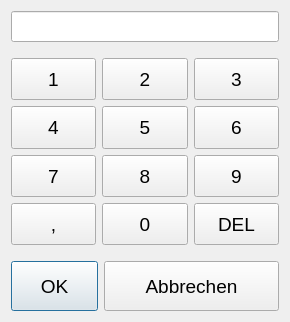
<?xml version="1.0" encoding="UTF-8"?>
<ui version="4.0">
 <class>numPad</class>
 <widget class="QDialog" name="numPad">
  <property name="geometry">
   <rect>
    <x>0</x>
    <y>0</y>
    <width>290</width>
    <height>322</height>
   </rect>
  </property>
  <property name="windowTitle">
   <string/>
  </property>
  <layout class="QGridLayout" name="gridLayout_2">
   <item row="2" column="0">
    <widget class="QPushButton" name="buttonOK">
     <property name="sizePolicy">
      <sizepolicy hsizetype="Minimum" vsizetype="Fixed">
       <horstretch>1</horstretch>
       <verstretch>0</verstretch>
      </sizepolicy>
     </property>
     <property name="minimumSize">
      <size>
       <width>0</width>
       <height>50</height>
      </size>
     </property>
     <property name="font">
      <font>
       <pointsize>14</pointsize>
      </font>
     </property>
     <property name="text">
      <string>OK</string>
     </property>
     <property name="default">
      <bool>true</bool>
     </property>
    </widget>
   </item>
   <item row="2" column="1">
    <widget class="QPushButton" name="buttonCancel">
     <property name="sizePolicy">
      <sizepolicy hsizetype="Minimum" vsizetype="Fixed">
       <horstretch>2</horstretch>
       <verstretch>0</verstretch>
      </sizepolicy>
     </property>
     <property name="minimumSize">
      <size>
       <width>0</width>
       <height>50</height>
      </size>
     </property>
     <property name="font">
      <font>
       <pointsize>14</pointsize>
      </font>
     </property>
     <property name="text">
      <string>Abbrechen</string>
     </property>
    </widget>
   </item>
   <item row="0" column="0" colspan="2">
    <layout class="QGridLayout" name="gridLayout">
     <item row="2" column="0">
      <widget class="QPushButton" name="button1">
       <property name="sizePolicy">
        <sizepolicy hsizetype="Expanding" vsizetype="Expanding">
         <horstretch>0</horstretch>
         <verstretch>0</verstretch>
        </sizepolicy>
       </property>
       <property name="minimumSize">
        <size>
         <width>0</width>
         <height>0</height>
        </size>
       </property>
       <property name="maximumSize">
        <size>
         <width>10000</width>
         <height>10000</height>
        </size>
       </property>
       <property name="font">
        <font>
         <pointsize>14</pointsize>
        </font>
       </property>
       <property name="text">
        <string>1</string>
       </property>
      </widget>
     </item>
     <item row="3" column="1">
      <widget class="QPushButton" name="button5">
       <property name="sizePolicy">
        <sizepolicy hsizetype="Expanding" vsizetype="Expanding">
         <horstretch>0</horstretch>
         <verstretch>0</verstretch>
        </sizepolicy>
       </property>
       <property name="minimumSize">
        <size>
         <width>0</width>
         <height>0</height>
        </size>
       </property>
       <property name="maximumSize">
        <size>
         <width>10000</width>
         <height>10000</height>
        </size>
       </property>
       <property name="font">
        <font>
         <pointsize>14</pointsize>
        </font>
       </property>
       <property name="text">
        <string>5</string>
       </property>
      </widget>
     </item>
     <item row="3" column="2">
      <widget class="QPushButton" name="button6">
       <property name="sizePolicy">
        <sizepolicy hsizetype="Expanding" vsizetype="Expanding">
         <horstretch>0</horstretch>
         <verstretch>0</verstretch>
        </sizepolicy>
       </property>
       <property name="minimumSize">
        <size>
         <width>0</width>
         <height>0</height>
        </size>
       </property>
       <property name="maximumSize">
        <size>
         <width>10000</width>
         <height>10000</height>
        </size>
       </property>
       <property name="font">
        <font>
         <pointsize>14</pointsize>
        </font>
       </property>
       <property name="text">
        <string>6</string>
       </property>
      </widget>
     </item>
     <item row="4" column="2">
      <widget class="QPushButton" name="button9">
       <property name="sizePolicy">
        <sizepolicy hsizetype="Expanding" vsizetype="Expanding">
         <horstretch>0</horstretch>
         <verstretch>0</verstretch>
        </sizepolicy>
       </property>
       <property name="minimumSize">
        <size>
         <width>0</width>
         <height>0</height>
        </size>
       </property>
       <property name="maximumSize">
        <size>
         <width>10000</width>
         <height>10000</height>
        </size>
       </property>
       <property name="font">
        <font>
         <pointsize>14</pointsize>
        </font>
       </property>
       <property name="text">
        <string>9</string>
       </property>
      </widget>
     </item>
     <item row="3" column="0">
      <widget class="QPushButton" name="button4">
       <property name="sizePolicy">
        <sizepolicy hsizetype="Expanding" vsizetype="Expanding">
         <horstretch>0</horstretch>
         <verstretch>0</verstretch>
        </sizepolicy>
       </property>
       <property name="minimumSize">
        <size>
         <width>0</width>
         <height>0</height>
        </size>
       </property>
       <property name="maximumSize">
        <size>
         <width>10000</width>
         <height>10000</height>
        </size>
       </property>
       <property name="font">
        <font>
         <pointsize>14</pointsize>
        </font>
       </property>
       <property name="text">
        <string>4</string>
       </property>
      </widget>
     </item>
     <item row="2" column="1">
      <widget class="QPushButton" name="button2">
       <property name="sizePolicy">
        <sizepolicy hsizetype="Expanding" vsizetype="Expanding">
         <horstretch>0</horstretch>
         <verstretch>0</verstretch>
        </sizepolicy>
       </property>
       <property name="minimumSize">
        <size>
         <width>0</width>
         <height>0</height>
        </size>
       </property>
       <property name="maximumSize">
        <size>
         <width>10000</width>
         <height>10000</height>
        </size>
       </property>
       <property name="font">
        <font>
         <pointsize>14</pointsize>
        </font>
       </property>
       <property name="text">
        <string>2</string>
       </property>
      </widget>
     </item>
     <item row="4" column="0">
      <widget class="QPushButton" name="button7">
       <property name="sizePolicy">
        <sizepolicy hsizetype="Expanding" vsizetype="Expanding">
         <horstretch>0</horstretch>
         <verstretch>0</verstretch>
        </sizepolicy>
       </property>
       <property name="minimumSize">
        <size>
         <width>0</width>
         <height>0</height>
        </size>
       </property>
       <property name="maximumSize">
        <size>
         <width>10000</width>
         <height>10000</height>
        </size>
       </property>
       <property name="font">
        <font>
         <pointsize>14</pointsize>
        </font>
       </property>
       <property name="text">
        <string>7</string>
       </property>
      </widget>
     </item>
     <item row="0" column="0" colspan="3">
      <widget class="QLineEdit" name="outputLineEdit">
       <property name="sizePolicy">
        <sizepolicy hsizetype="Expanding" vsizetype="Fixed">
         <horstretch>0</horstretch>
         <verstretch>0</verstretch>
        </sizepolicy>
       </property>
       <property name="minimumSize">
        <size>
         <width>0</width>
         <height>30</height>
        </size>
       </property>
       <property name="font">
        <font>
         <pointsize>14</pointsize>
         <weight>50</weight>
         <bold>false</bold>
        </font>
       </property>
       <property name="alignment">
        <set>Qt::AlignRight|Qt::AlignTrailing|Qt::AlignVCenter</set>
       </property>
      </widget>
     </item>
     <item row="5" column="0">
      <widget class="QPushButton" name="buttonDecimal">
       <property name="sizePolicy">
        <sizepolicy hsizetype="Expanding" vsizetype="Expanding">
         <horstretch>0</horstretch>
         <verstretch>0</verstretch>
        </sizepolicy>
       </property>
       <property name="minimumSize">
        <size>
         <width>0</width>
         <height>0</height>
        </size>
       </property>
       <property name="maximumSize">
        <size>
         <width>10000</width>
         <height>10000</height>
        </size>
       </property>
       <property name="font">
        <font>
         <pointsize>14</pointsize>
        </font>
       </property>
       <property name="text">
        <string>,</string>
       </property>
      </widget>
     </item>
     <item row="5" column="2">
      <widget class="QPushButton" name="buttonDel">
       <property name="sizePolicy">
        <sizepolicy hsizetype="Expanding" vsizetype="Expanding">
         <horstretch>0</horstretch>
         <verstretch>0</verstretch>
        </sizepolicy>
       </property>
       <property name="minimumSize">
        <size>
         <width>0</width>
         <height>0</height>
        </size>
       </property>
       <property name="maximumSize">
        <size>
         <width>10000</width>
         <height>10000</height>
        </size>
       </property>
       <property name="font">
        <font>
         <pointsize>14</pointsize>
        </font>
       </property>
       <property name="text">
        <string>DEL</string>
       </property>
      </widget>
     </item>
     <item row="5" column="1">
      <widget class="QPushButton" name="button0">
       <property name="sizePolicy">
        <sizepolicy hsizetype="Expanding" vsizetype="Expanding">
         <horstretch>0</horstretch>
         <verstretch>0</verstretch>
        </sizepolicy>
       </property>
       <property name="minimumSize">
        <size>
         <width>0</width>
         <height>0</height>
        </size>
       </property>
       <property name="maximumSize">
        <size>
         <width>10000</width>
         <height>10000</height>
        </size>
       </property>
       <property name="font">
        <font>
         <pointsize>14</pointsize>
        </font>
       </property>
       <property name="text">
        <string>0</string>
       </property>
      </widget>
     </item>
     <item row="4" column="1">
      <widget class="QPushButton" name="button8">
       <property name="sizePolicy">
        <sizepolicy hsizetype="Expanding" vsizetype="Expanding">
         <horstretch>0</horstretch>
         <verstretch>0</verstretch>
        </sizepolicy>
       </property>
       <property name="minimumSize">
        <size>
         <width>0</width>
         <height>0</height>
        </size>
       </property>
       <property name="maximumSize">
        <size>
         <width>10000</width>
         <height>10000</height>
        </size>
       </property>
       <property name="font">
        <font>
         <pointsize>14</pointsize>
        </font>
       </property>
       <property name="text">
        <string>8</string>
       </property>
      </widget>
     </item>
     <item row="2" column="2">
      <widget class="QPushButton" name="button3">
       <property name="sizePolicy">
        <sizepolicy hsizetype="Expanding" vsizetype="Expanding">
         <horstretch>0</horstretch>
         <verstretch>0</verstretch>
        </sizepolicy>
       </property>
       <property name="minimumSize">
        <size>
         <width>0</width>
         <height>0</height>
        </size>
       </property>
       <property name="maximumSize">
        <size>
         <width>10000</width>
         <height>10000</height>
        </size>
       </property>
       <property name="font">
        <font>
         <pointsize>14</pointsize>
        </font>
       </property>
       <property name="text">
        <string>3</string>
       </property>
      </widget>
     </item>
     <item row="1" column="0">
      <spacer name="verticalSpacer_2">
       <property name="orientation">
        <enum>Qt::Vertical</enum>
       </property>
       <property name="sizeType">
        <enum>QSizePolicy::Fixed</enum>
       </property>
       <property name="sizeHint" stdset="0">
        <size>
         <width>20</width>
         <height>10</height>
        </size>
       </property>
      </spacer>
     </item>
    </layout>
   </item>
   <item row="1" column="0">
    <spacer name="verticalSpacer">
     <property name="orientation">
      <enum>Qt::Vertical</enum>
     </property>
     <property name="sizeType">
      <enum>QSizePolicy::Fixed</enum>
     </property>
     <property name="sizeHint" stdset="0">
      <size>
       <width>20</width>
       <height>10</height>
      </size>
     </property>
    </spacer>
   </item>
  </layout>
 </widget>
 <resources/>
 <connections/>
</ui>
